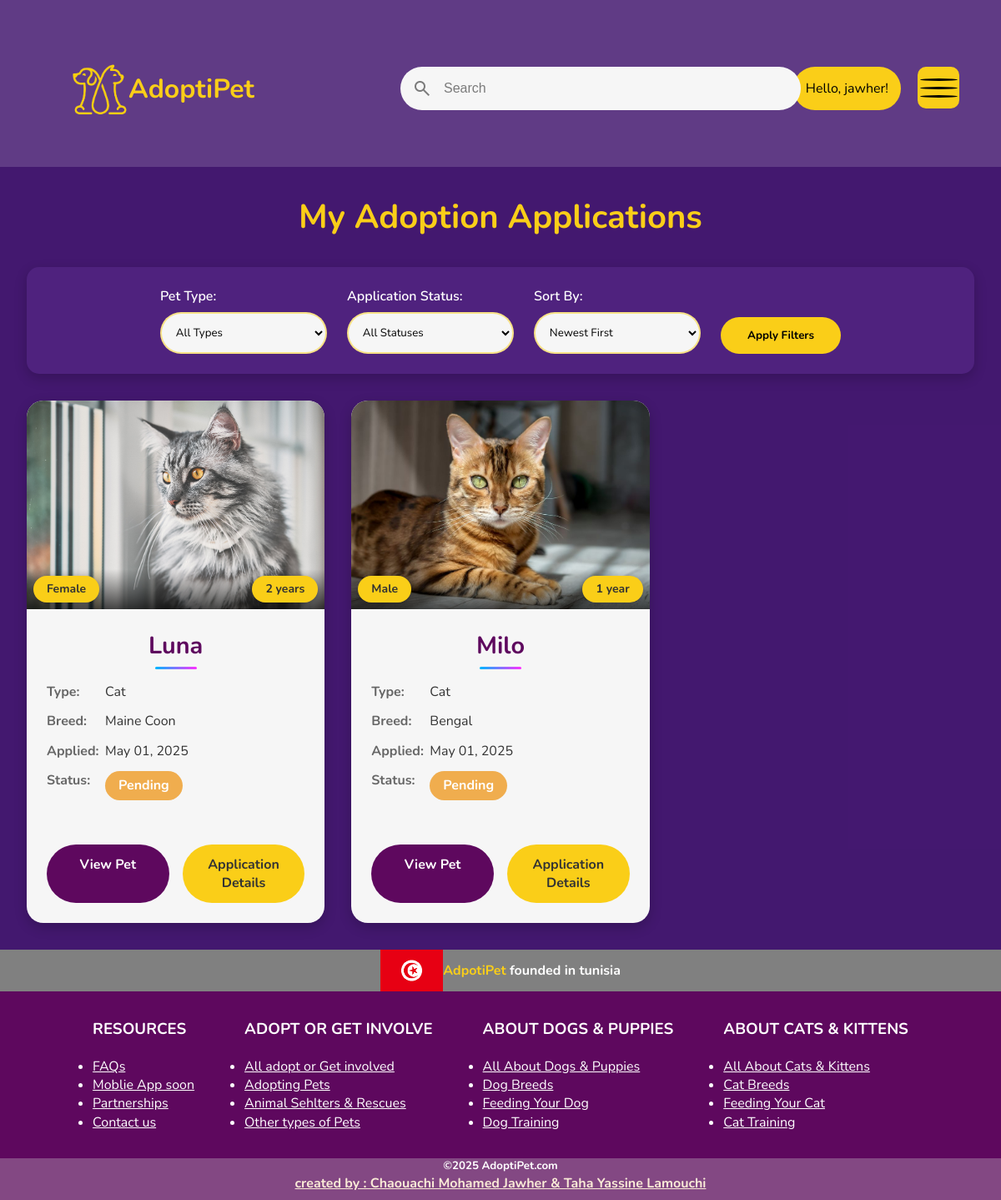
The app's page /applications.php (signed in) with its own data.
### tables this page shows
CREATE TABLE `adoption_applications` (
  `id` int NOT NULL AUTO_INCREMENT,
  `user_id` int DEFAULT NULL,
  `pet_id` int DEFAULT NULL,
  `application_date` timestamp NULL DEFAULT CURRENT_TIMESTAMP,
  `status` enum('pending','approved','rejected') DEFAULT 'pending',
  `notes` text,
  PRIMARY KEY (`id`),
  KEY `user_id` (`user_id`),
  KEY `pet_id` (`pet_id`),
  CONSTRAINT `adoption_applications_ibfk_1` FOREIGN KEY (`user_id`) REFERENCES `users` (`id`) ON DELETE CASCADE,
  CONSTRAINT `adoption_applications_ibfk_2` FOREIGN KEY (`pet_id`) REFERENCES `pets` (`id`) ON DELETE CASCADE
);

CREATE TABLE `pets` (
  `id` int NOT NULL AUTO_INCREMENT,
  `name` varchar(50) NOT NULL,
  `type` varchar(50) NOT NULL,
  `breed` varchar(50) DEFAULT NULL,
  `age` int DEFAULT NULL,
  `gender` varchar(10) DEFAULT NULL,
  `description` text,
  `image_path` varchar(255) DEFAULT NULL,
  `is_adopted` tinyint(1) DEFAULT '0',
  PRIMARY KEY (`id`)
);

### html/applications.php (the view, shortened to what this page needs)
<!DOCTYPE html>
<html lang="en">
<head>
    <link rel="stylesheet" href="../css/style.css">
    <link rel="stylesheet" href="../css/pets.css">
    <link rel="stylesheet" href="../css/application.css">
</head>
<body>
    <header>
        <section>
        <div class="sign-in">
            <?php if (isset($_SESSION["id"])): ?>
                <a class="greeting" href="../php/logout.php">Hello, <?php echo htmlspecialchars($_SESSION["username"]); ?>!</a>
            <?php else: ?>
                <span class="person material-symbols-outlined">person</span>
                <button class="sign-in-btn" id="lgin">SIGN IN</button>
            <?php endif; ?>
        </div>
            <div class="logo">
                <img class="logo-pic" src="../img/logo-nobg.png" >
                <h1 class="txt">AdoptiPet</h1>
            </div>
            <form >
            <div class="search">
                <span class="search-icon material-symbols-outlined">search</span>
                <input class="search-input" type="search" placeholder="Search">
            </div>
            </form>
            <div class="menu-wrap">
                <div class="hamburger">
                    <div></div>
                </div>
            </div>
        </section>
    </header>
    <main class="pets-container">
        <div class="pets-header">
            <h1>My Adoption Applications</h1>
            <div class="filter-container">
                <div class="filter-group">
                    <label for="filter-type">Pet Type:</label>
                    <select id="filter-type" name="type">
                        <option value="">All Types</option>
                    </select>
                </div>
                <div class="filter-group">
                    <label for="filter-status">Application Status:</label>
                    <select id="filter-status" name="status">
                        <option value="">All Statuses</option>
                    </select>
                </div>
                <div class="filter-group">
                    <label for="filter-date">Sort By:</label>
                    <select id="filter-date" name="sort">
                        <option value="newest" <?php echo (isset($_GET['sort']) && $_GET['sort'] == 'newest') ? 'selected' : ''; ?>>Newest First</option>
                    </select>
                </div>
                <button class="filter-button">Apply Filters</button>
            </div>
        </div>
        <div class="pets-grid">
            <?php
            $user_id = $_SESSION['id'];
            include '../php/dbConnection.php';
            $sql = "SELECT a.*, p.name, p.type, p.breed, p.age, p.gender, p.image_path
                    FROM adoption_applications a
                    JOIN pets p ON a.pet_id = p.id
                    WHERE a.user_id = $user_id";
            if(isset($_GET['sort']) && $_GET['sort'] == 'oldest') {
                $sql .= " ORDER BY a.application_date ASC";
            } else {
                $sql .= " ORDER BY a.application_date DESC";
            }
            $result = $conn->query($sql);
            if ($result && $result->num_rows > 0) {
                while($row = $result->fetch_assoc()) {
                    $pet_image = !empty($row['image_path']) ? $row['image_path'] : '../img/pet-placeholder.jpg';
                    $pet_name = htmlspecialchars($row['name']);
                    $pet_type = htmlspecialchars($row['type']);
                    $pet_breed = htmlspecialchars($row['breed']);
                    $pet_age = htmlspecialchars($row['age']);
                    $pet_gender = htmlspecialchars($row['gender']);
                    $pet_id = htmlspecialchars($row['pet_id']);
                    $application_id = htmlspecialchars($row['id']);
                    $application_date = date('M d, Y', strtotime($row['application_date']));
                    $status = htmlspecialchars($row['status']);
                    $age_suffix = $pet_age == 1 ? "year" : "years";
                    $status_class = 'status-' . $status;
                    echo "
                    <div class='pet-card'>
                        <div class='pet-image-container'>
                            <img src='$pet_image' alt='$pet_name' class='pet-image'>
                            <div class='pet-quick-info'>
                                <span class='pet-gender'>" . ucfirst($pet_gender) . "</span>
                                <span class='pet-age'>$pet_age $age_suffix</span>
                            </div>
                        </div>
                        <div class='pet-info'>
                            <h3 class='pet-name'>$pet_name</h3>
                            <div class='pet-details'>
                                <div class='pet-detail'>
                                    <span class='detail-label'>Type:</span>
                                    <span class='detail-value'>" . ucfirst($pet_type) . "</span>
                                </div>
                                <div class='pet-detail'>
                                    <span class='detail-label'>Breed:</span>
                                    <span class='detail-value'>$pet_breed</span>
                                </div>
                                <div class='pet-detail'>
                                    <span class='detail-label'>Applied:</span>
                                    <span class='detail-value'>$application_date</span>
                                </div>
                                <div class='pet-detail'>
                                    <span class='detail-label'>Status:</span>
                                    <span class='detail-value status-badge $status_class'>" . ucfirst($status) . "</span>
                                </div>
                            </div>
                            <div class='application-actions'>
                                <a href='petInfo.php?id=$pet_id' class='pet-learn-more'>View Pet</a>
                                <a href='appInfo.php?id=$application_id' class='application-details-btn'>Application Details</a>
                            </div>
                        </div>
                    </div>
                    ";
                }
            } else {
                echo "<div class='no-pets-message'>No applications found matching your criteria. Try adjusting your filters or <a href='pets.php'>adopt a pet</a>!</div>";
            }
            ?>
        </div>
    </main>
    <footer>
        <div class="tunisia">
            <img src="../img/tunisia.webp" alt="">
            <h4><span>AdpotiPet</span> founded in tunisia</h4>
        </div>
        <div class="fin">
            <div class="pp">
                <h3>RESOURCES</h3>
                <ul>
                    <li><a href="">FAQs</a></li>
                    <li><a href="">Moblie App soon</a></li>
                    <li><a href="">Partnerships</a></li>
                    <li><a href="">Contact us</a></li>
                </ul>
            </div>
            <div class="pp">
                <h3>ADOPT OR GET INVOLVE</h3>
                <ul>
                    <li><a href="">All adopt or Get involved</a></li>
                    <li><a href="">Adopting Pets</a></li>
                    <li><a href="">Animal Sehlters & Rescues</a></li>
                    <li><a href="">Other types of Pets</a></li>
                </ul>
            </div>
            <div class="pp">
                <h3>ABOUT DOGS & PUPPIES</h3>
                <ul>
                    <li><a href="">All About Dogs & Puppies</a></li>
                    <li><a href="">Dog Breeds</a></li>
                    <li><a href="">Feeding Your Dog</a></li>
                    <li><a href="">Dog Training</a></li>
                </ul>
            </div>
            <div class="pp">
                <h3>ABOUT CATS & KITTENS</h3>
                <ul>
                    <li><a href="">All About Cats & Kittens </a></li>
                    <li><a href="">Cat Breeds</a></li>
                    <li><a href="">Feeding Your Cat</a></li>
                    <li><a href="">Cat Training</a></li>
                </ul>
            </div>
        </div>
        <div class="last">
            <h5>©2025 AdoptiPet.com</h5>
            <h4>created by : Chaouachi Mohamed Jawher & Taha Yassine Lamouchi</h4>
        </div>
    </footer>
</body>
</html>

### css/style.css (style rules this page uses)
:root { --primarycolor:rgba(230, 227, 233, 0.818); --padding:14px; --taille:14px; --asfer:#face18; --asfer-ghama9: rgba(250, 206, 24, 0.8); }
* { box-sizing: border-box; padding: 0; margin: 0; }
body { font-family: 'nunito' ,sans-serif; line-height: 1.4; background-color: rgba(62, 16, 107, 0.818); }
header { height: 200px; position: relative; }
h1 { text-transform: capitalize; }
.sign-in { right: 10vw; top: 10vh; position: absolute; display: flex; width: max-content; background-color: var(--asfer); padding: 15px; border-radius: 50px; cursor: pointer; transition: transform 0.3s ease, box-shadow 0.3s ease; }
.greeting { text-decoration: none; color: black; }
.search { position: absolute; top: 10vh; right: 20vw; width: 40vw; display: flex; align-items: center; padding: var(--padding); border-radius: 28px; background-color: #f6f6f6; transition: background 0.25s, box-shadow 0.25s; }
.search-input { width: 90%; font-size: 16px; color: #333333; margin-left: var(--padding); border: none; outline: none; background: transparent; }
.search-input::placeholder,.search-icon { color: rgba(0,0,0,0.5); }
.logo { position: absolute; display: flex; left: 7vw; top: 9vh; }
.logo-pic { width: 70px; height: 70px; top: 0; }
.logo h1 { color: #face18; align-items: center; justify-content: center; display: flex; font-weight: bold; font-size: 2em; }
.menu-wrap { position: fixed; left: 0; right: 0; z-index: 4; }
.hamburger { z-index: 4; position: absolute; top: 10vh; right: 50px; width: 50px; height: 50px; background-color: var(--asfer); display: flex; border-radius: 20%; align-items: center; justify-content: center; }
.hamburger > div { position: relative; width: 90%; height: 3px; background-color: black; transition: all 0.4s ease; border-radius: 50%; }
.hamburger > div::before, .hamburger > div::after { content: ''; position: absolute; width: 100%; height: 3px; top: -10px; background-color: black; border-radius: 50%; }
.hamburger > div::after { top: 10px; }
.logo .txt { cursor: pointer; }
footer { background-color: rgb(94, 8, 94); position: relative; }
.tunisia { height: 50px; background-color: gray; display: flex; justify-content: center; align-items: center; }
.tunisia img { height: 50px; }
.tunisia span { color: var(--asfer); }
.tunisia h4 { color: white; }
.fin { height: 200px; display: flex; justify-content: center; align-items: center; }
.pp { margin: 30px; color: white; }
.pp h3 { margin-bottom: 20px; }
.pp a { color: white; }
.last { position: relative; display: flex; height: 50px; background-color: rgb(131, 72, 131); align-items: center; flex-direction: column; }
.last h5 { color: white; }
.last h4 { color: antiquewhite; text-decoration: underline; }

### css/application.css (style rules this page uses)
.status-badge { display: inline-block; padding: 0.4rem 1rem; border-radius: 50px; font-weight: bold; text-align: center; }
.status-pending { background-color: #f0ad4e; color: #fff; }
.application-actions { display: flex; gap: 1rem; margin-top: 1rem; }
.pet-learn-more, .application-details-btn { flex: 1; display: block; text-align: center; padding: 0.8rem; border-radius: 50px; font-weight: bold; text-decoration: none; transition: background-color 0.3s ease, transform 0.3s ease; }
.pet-learn-more { background-color: rgb(94, 8, 94); color: white; }
.application-details-btn { background-color: var(--asfer); color: #333; }
.greeting { text-decoration: none; color: black; }

### records on screen
adoption_applications: pet.image_path (picture), pet.gender "Female", pet.age "2", pet.age "years", pet.name "Luna", pet.type "Cat", pet.breed "Maine Coon", application_date "May 01, 2025", status "Pending"
adoption_applications: pet.image_path (picture), pet.gender "Male", pet.age "1", pet.age "year", pet.name "Milo", pet.type "Cat", pet.breed "Bengal", application_date "May 01, 2025", status "Pending"

### other values on screen
$_SESSION["username"] "jawher"
